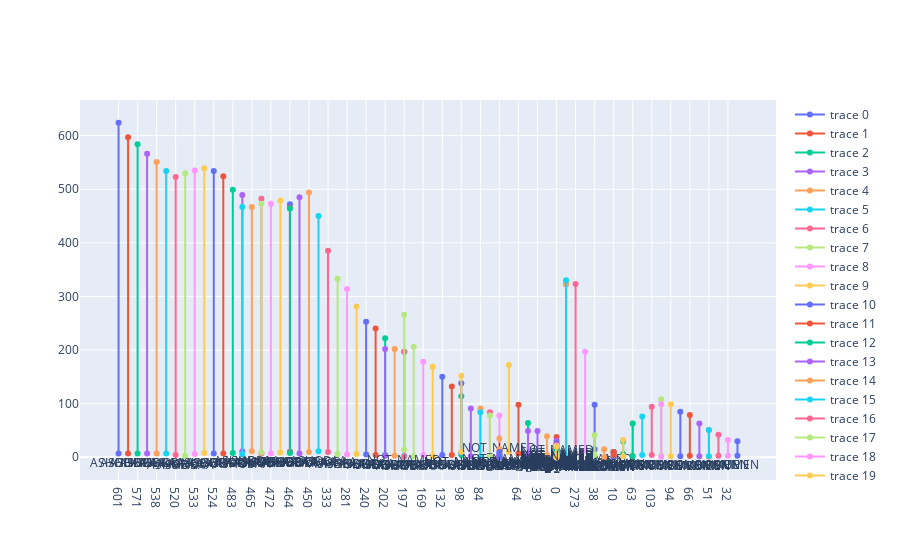

The code cell stored with this chart in its notebook:
### Code cell
LAND_F = Sea_fall[['DIST2LAND','LANDFALL','STORM_SPEED','NAME']]

fig = go.Figure()

for x in range(200):
    fig.add_trace(go.Scatter(
        x=[LAND_F.iloc[x,:]['LANDFALL'], LAND_F.iloc[x,:]['LANDFALL']],
        y=[LAND_F.iloc[x,:]['STORM_SPEED'],LAND_F.iloc[x,:]['DIST2LAND']],
        mode="markers+lines+text",
        text = [LAND_F.iloc[x,:]['NAME']],
        textposition="bottom center"
    ))

    fig.update_layout(  
        showlegend=True,
    )
fig.show()

### Figure 1 — Plotly figure (JSON) as saved in the notebook; plotly's stock layout.template omitted (floating-point values rounded to 4 significant figures)
{"data": [{"mode": "markers+lines+text", "text": ["ASHOBAA"], "textposition": "bottom center", "type": "scatter", "x": ["601", "601"], "y": [7, 624]}, {"mode": "markers+lines+text", "text": ["ASHOBAA"], "textposition": "bottom center", "type": "scatter", "x": ["584", "584"], "y": [7, 597]}, {"mode": "markers+lines+text", "text": ["ASHOBAA"], "textposition": "bottom center", "type": "scatter", "x": ["571", "571"], "y": [7, 584]}, {"mode": "markers+lines+text", "text": ["ASHOBAA"], "textposition": "bottom center", "type": "scatter", "x": ["551", "551"], "y": [7, 566]}, {"mode": "markers+lines+text", "text": ["ASHOBAA"], "textposition": "bottom center", "type": "scatter", "x": ["538", "538"], "y": [7, 551]}, {"mode": "markers+lines+text", "text": ["ASHOBAA"], "textposition": "bottom center", "type": "scatter", "x": ["523", "523"], "y": [7, 534]}, {"mode": "markers+lines+text", "text": ["ASHOBAA"], "textposition": "bottom center", "type": "scatter", "x": ["520", "520"], "y": [4, 523]}, {"mode": "markers+lines+text", "text": ["ASHOBAA"], "textposition": "bottom center", "type": "scatter", "x": ["527", "527"], "y": [3, 530]}, {"mode": "markers+lines+text", "text": ["ASHOBAA"], "textposition": "bottom center", "type": "scatter", "x": ["533", "533"], "y": [6, 535]}, {"mode": "markers+lines+text", "text": ["ASHOBAA"], "textposition": "bottom center", "type": "scatter", "x": ["534", "534"], "y": [8, 539]}, {"mode": "markers+lines+text", "text": ["ASHOBAA"], "textposition": "bottom center", "type": "scatter", "x": ["524", "524"], "y": [7, 534]}, {"mode": "markers+lines+text", "text": ["ASHOBAA"], "textposition": "bottom center", "type": "scatter", "x": ["509", "509"], "y": [7, 524]}, {"mode": "markers+lines+text", "text": ["ASHOBAA"], "textposition": "bottom center", "type": "scatter", "x": ["483", "483"], "y": [8, 499]}, {"mode": "markers+lines+text", "text": ["ASHOBAA"], "textposition": "bottom center", "type": "scatter", "x": ["467", "467"], "y": [11, 489]}, {"mode": "markers+lines+text", "text": ["ASHOBAA"], "textposition": "bottom center", "type": "scatter", "x": ["465", "465"], "y": [11, 467]}, {"mode": "markers+lines+text", "text": ["ASHOBAA"], "textposition": "bottom center", "type": "scatter", "x": ["467", "467"], "y": [6, 467]}, {"mode": "markers+lines+text", "text": ["ASHOBAA"], "textposition": "bottom center", "type": "scatter", "x": ["473", "473"], "y": [7, 482]}, {"mode": "markers+lines+text", "text": ["ASHOBAA"], "textposition": "bottom center", "type": "scatter", "x": ["473", "473"], "y": [9, 473]}, {"mode": "markers+lines+text", "text": ["ASHOBAA"], "textposition": "bottom center", "type": "scatter", "x": ["472", "472"], "y": [7, 473]}, {"mode": "markers+lines+text", "text": ["ASHOBAA"], "textposition": "bottom center", "type": "scatter", "x": ["466", "466"], "y": [9, 479]}, {"mode": "markers+lines+text", "text": ["ASHOBAA"], "textposition": "bottom center", "type": "scatter", "x": ["464", "464"], "y": [10, 472]}, {"mode": "markers+lines+text", "text": ["ASHOBAA"], "textposition": "bottom center", "type": "scatter", "x": ["464", "464"], "y": [10, 465]}, {"mode": "markers+lines+text", "text": ["ASHOBAA"], "textposition": "bottom center", "type": "scatter", "x": ["464", "464"], "y": [8, 464]}, {"mode": "markers+lines+text", "text": ["ASHOBAA"], "textposition": "bottom center", "type": "scatter", "x": ["485", "485"], "y": [7, 485]}, {"mode": "markers+lines+text", "text": ["ASHOBAA"], "textposition": "bottom center", "type": "scatter", "x": ["450", "450"], "y": [10, 494]}, {"mode": "markers+lines+text", "text": ["ASHOBAA"], "textposition": "bottom center", "type": "scatter", "x": ["389", "389"], "y": [11, 450]}, {"mode": "markers+lines+text", "text": ["ASHOBAA"], "textposition": "bottom center", "type": "scatter", "x": ["333", "333"], "y": [10, 385]}, {"mode": "markers+lines+text", "text": ["ASHOBAA"], "textposition": "bottom center", "type": "scatter", "x": ["314", "314"], "y": [6, 333]}, {"mode": "markers+lines+text", "text": ["ASHOBAA"], "textposition": "bottom center", "type": "scatter", "x": ["281", "281"], "y": [5, 314]}, {"mode": "markers+lines+text", "text": ["ASHOBAA"], "textposition": "bottom center", "type": "scatter", "x": ["253", "253"], "y": [6, 281]}, {"mode": "markers+lines+text", "text": ["ASHOBAA"], "textposition": "bottom center", "type": "scatter", "x": ["240", "240"], "y": [5, 253]}, {"mode": "markers+lines+text", "text": ["ASHOBAA"], "textposition": "bottom center", "type": "scatter", "x": ["222", "222"], "y": [4, 240]}, {"mode": "markers+lines+text", "text": ["ASHOBAA"], "textposition": "bottom center", "type": "scatter", "x": ["202", "202"], "y": [4, 222]}, {"mode": "markers+lines+text", "text": ["ASHOBAA"], "textposition": "bottom center", "type": "scatter", "x": ["202", "202"], "y": [3, 202]}, {"mode": "markers+lines+text", "text": ["ASHOBAA"], "textposition": "bottom center", "type": "scatter", "x": ["191", "191"], "y": [3, 202]}, {"mode": "markers+lines+text", "text": ["ASHOBAA"], "textposition": "bottom center", "type": "scatter", "x": ["197", "197"], "y": [3, 197]}, {"mode": "markers+lines+text", "text": ["ASHOBAA"], "textposition": "bottom center", "type": "scatter", "x": ["197", "197"], "y": [1, 197]}, {"mode": "markers+lines+text", "text": ["ASHOBAA"], "textposition": "bottom center", "type": "scatter", "x": ["178", "178"], "y": [2, 206]}, {"mode": "markers+lines+text", "text": ["ASHOBAA"], "textposition": "bottom center", "type": "scatter", "x": ["169", "169"], "y": [4, 178]}, {"mode": "markers+lines+text", "text": ["ASHOBAA"], "textposition": "bottom center", "type": "scatter", "x": ["150", "150"], "y": [3, 169]}, {"mode": "markers+lines+text", "text": ["ASHOBAA"], "textposition": "bottom center", "type": "scatter", "x": ["132", "132"], "y": [4, 150]}, {"mode": "markers+lines+text", "text": ["ASHOBAA"], "textposition": "bottom center", "type": "scatter", "x": ["114", "114"], "y": [4, 132]}, {"mode": "markers+lines+text", "text": ["ASHOBAA"], "textposition": "bottom center", "type": "scatter", "x": ["98", "98"], "y": [4, 114]}, {"mode": "markers+lines+text", "text": ["ASHOBAA"], "textposition": "bottom center", "type": "scatter", "x": ["91", "91"], "y": [2, 91]}, {"mode": "markers+lines+text", "text": ["ASHOBAA"], "textposition": "bottom center", "type": "scatter", "x": ["84", "84"], "y": [1, 91]}, {"mode": "markers+lines+text", "text": ["ASHOBAA"], "textposition": "bottom center", "type": "scatter", "x": ["84", "84"], "y": [1, 84]}, {"mode": "markers+lines+text", "text": ["ASHOBAA"], "textposition": "bottom center", "type": "scatter", "x": ["78", "78"], "y": [1, 84]}, {"mode": "markers+lines+text", "text": ["ASHOBAA"], "textposition": "bottom center", "type": "scatter", "x": ["78", "78"], "y": [1, 78]}, {"mode": "markers+lines+text", "text": ["ASHOBAA"], "textposition": "bottom center", "type": "scatter", "x": [" ", " "], "y": [1, 78]}, {"mode": "markers+lines+text", "text": ["NOT_NAMED"], "textposition": "bottom center", "type": "scatter", "x": ["138", "138"], "y": [10, 172]}, {"mode": "markers+lines+text", "text": ["NOT_NAMED"], "textposition": "bottom center", "type": "scatter", "x": ["98", "98"], "y": [9, 138]}, {"mode": "markers+lines+text", "text": ["NOT_NAMED"], "textposition": "bottom center", "type": "scatter", "x": ["64", "64"], "y": [7, 98]}, {"mode": "markers+lines+text", "text": ["NOT_NAMED"], "textposition": "bottom center", "type": "scatter", "x": ["49", "49"], "y": [4, 64]}, {"mode": "markers+lines+text", "text": ["NOT_NAMED"], "textposition": "bottom center", "type": "scatter", "x": ["39", "39"], "y": [2, 49]}, {"mode": "markers+lines+text", "text": ["NOT_NAMED"], "textposition": "bottom center", "type": "scatter", "x": ["11", "11"], "y": [4, 39]}, {"mode": "markers+lines+text", "text": ["NOT_NAMED"], "textposition": "bottom center", "type": "scatter", "x": ["0", "0"], "y": [6, 11]}, {"mode": "markers+lines+text", "text": ["NOT_NAMED"], "textposition": "bottom center", "type": "scatter", "x": ["0", "0"], "y": [6, 0]}, {"mode": "markers+lines+text", "text": ["NOT_NAMED"], "textposition": "bottom center", "type": "scatter", "x": ["0", "0"], "y": [6, 0]}, {"mode": "markers+lines+text", "text": ["NOT_NAMED"], "textposition": "bottom center", "type": "scatter", "x": ["0", "0"], "y": [6, 0]}, {"mode": "markers+lines+text", "text": ["NOT_NAMED"], "textposition": "bottom center", "type": "scatter", "x": ["0", "0"], "y": [5, 0]}, {"mode": "markers+lines+text", "text": ["NOT_NAMED"], "textposition": "bottom center", "type": "scatter", "x": ["0", "0"], "y": [6, 0]}, {"mode": "markers+lines+text", "text": ["NOT_NAMED"], "textposition": "bottom center", "type": "scatter", "x": ["0", "0"], "y": [5, 0]}, {"mode": "markers+lines+text", "text": ["NOT_NAMED"], "textposition": "bottom center", "type": "scatter", "x": [" ", " "], "y": [5, 0]}, {"mode": "markers+lines+text", "text": ["NOT_NAMED"], "textposition": "bottom center", "type": "scatter", "x": ["323", "323"], "y": [0, 323]}, {"mode": "markers+lines+text", "text": ["NOT_NAMED"], "textposition": "bottom center", "type": "scatter", "x": ["323", "323"], "y": [1, 323]}, {"mode": "markers+lines+text", "text": ["NOT_NAMED"], "textposition": "bottom center", "type": "scatter", "x": ["323", "323"], "y": [0, 330]}, {"mode": "markers+lines+text", "text": ["NOT_NAMED"], "textposition": "bottom center", "type": "scatter", "x": ["273", "273"], "y": [7, 323]}, {"mode": "markers+lines+text", "text": ["NOT_NAMED"], "textposition": "bottom center", "type": "scatter", "x": ["197", "197"], "y": [14, 266]}, {"mode": "markers+lines+text", "text": ["NOT_NAMED"], "textposition": "bottom center", "type": "scatter", "x": ["152", "152"], "y": [12, 197]}, {"mode": "markers+lines+text", "text": ["NOT_NAMED"], "textposition": "bottom center", "type": "scatter", "x": ["98", "98"], "y": [10, 152]}, {"mode": "markers+lines+text", "text": ["NOT_NAMED"], "textposition": "bottom center", "type": "scatter", "x": ["38", "38"], "y": [15, 98]}, {"mode": "markers+lines+text", "text": ["NOT_NAMED"], "textposition": "bottom center", "type": "scatter", "x": ["0", "0"], "y": [15, 38]}, {"mode": "markers+lines+text", "text": ["NOT_NAMED"], "textposition": "bottom center", "type": "scatter", "x": ["0", "0"], "y": [9, 0]}, {"mode": "markers+lines+text", "text": ["NOT_NAMED"], "textposition": "bottom center", "type": "scatter", "x": ["0", "0"], "y": [3, 0]}, {"mode": "markers+lines+text", "text": ["NOT_NAMED"], "textposition": "bottom center", "type": "scatter", "x": ["0", "0"], "y": [2, 0]}, {"mode": "markers+lines+text", "text": ["NOT_NAMED"], "textposition": "bottom center", "type": "scatter", "x": ["0", "0"], "y": [6, 0]}, {"mode": "markers+lines+text", "text": ["NOT_NAMED"], "textposition": "bottom center", "type": "scatter", "x": ["0", "0"], "y": [7, 0]}, {"mode": "markers+lines+text", "text": ["NOT_NAMED"], "textposition": "bottom center", "type": "scatter", "x": ["0", "0"], "y": [6, 0]}, {"mode": "markers+lines+text", "text": ["NOT_NAMED"], "textposition": "bottom center", "type": "scatter", "x": ["0", "0"], "y": [8, 0]}, {"mode": "markers+lines+text", "text": ["NOT_NAMED"], "textposition": "bottom center", "type": "scatter", "x": ["0", "0"], "y": [13, 0]}, {"mode": "markers+lines+text", "text": ["NOT_NAMED"], "textposition": "bottom center", "type": "scatter", "x": ["0", "0"], "y": [14, 0]}, {"mode": "markers+lines+text", "text": ["NOT_NAMED"], "textposition": "bottom center", "type": "scatter", "x": ["0", "0"], "y": [14, 0]}, {"mode": "markers+lines+text", "text": ["NOT_NAMED"], "textposition": "bottom center", "type": "scatter", "x": ["0", "0"], "y": [21, 0]}, {"mode": "markers+lines+text", "text": ["NOT_NAMED"], "textposition": "bottom center", "type": "scatter", "x": ["0", "0"], "y": [31, 0]}, {"mode": "markers+lines+text", "text": ["NOT_NAMED"], "textposition": "bottom center", "type": "scatter", "x": [" ", " "], "y": [35, 0]}, {"mode": "markers+lines+text", "text": ["NOT_NAMED"], "textposition": "bottom center", "type": "scatter", "x": ["0", "0"], "y": [2, 0]}, {"mode": "markers+lines+text", "text": ["NOT_NAMED"], "textposition": "bottom center", "type": "scatter", "x": ["0", "0"], "y": [10, 0]}, {"mode": "markers+lines+text", "text": ["NOT_NAMED"], "textposition": "bottom center", "type": "scatter", "x": ["0", "0"], "y": [14, 0]}, {"mode": "markers+lines+text", "text": ["NOT_NAMED"], "textposition": "bottom center", "type": "scatter", "x": ["0", "0"], "y": [14, 0]}, {"mode": "markers+lines+text", "text": ["NOT_NAMED"], "textposition": "bottom center", "type": "scatter", "x": ["0", "0"], "y": [11, 0]}, {"mode": "markers+lines+text", "text": ["NOT_NAMED"], "textposition": "bottom center", "type": "scatter", "x": ["0", "0"], "y": [14, 0]}, {"mode": "markers+lines+text", "text": ["NOT_NAMED"], "textposition": "bottom center", "type": "scatter", "x": ["0", "0"], "y": [17, 0]}, {"mode": "markers+lines+text", "text": ["NOT_NAMED"], "textposition": "bottom center", "type": "scatter", "x": ["0", "0"], "y": [5, 0]}, {"mode": "markers+lines+text", "text": ["NOT_NAMED"], "textposition": "bottom center", "type": "scatter", "x": ["0", "0"], "y": [5, 0]}, {"mode": "markers+lines+text", "text": ["NOT_NAMED"], "textposition": "bottom center", "type": "scatter", "x": ["0", "0"], "y": [5, 0]}, {"mode": "markers+lines+text", "text": ["NOT_NAMED"], "textposition": "bottom center", "type": "scatter", "x": ["0", "0"], "y": [10, 0]}, {"mode": "markers+lines+text", "text": ["NOT_NAMED"], "textposition": "bottom center", "type": "scatter", "x": ["0", "0"], "y": [16, 0]}, {"mode": "markers+lines+text", "text": ["NOT_NAMED"], "textposition": "bottom center", "type": "scatter", "x": ["0", "0"], "y": [13, 0]}, {"mode": "markers+lines+text", "text": ["NOT_NAMED"], "textposition": "bottom center", "type": "scatter", "x": ["0", "0"], "y": [13, 0]}, {"mode": "markers+lines+text", "text": ["NOT_NAMED"], "textposition": "bottom center", "type": "scatter", "x": ["0", "0"], "y": [15, 0]}, {"mode": "markers+lines+text", "text": ["NOT_NAMED"], "textposition": "bottom center", "type": "scatter", "x": ["0", "0"], "y": [26, 0]}, {"mode": "markers+lines+text", "text": ["NOT_NAMED"], "textposition": "bottom center", "type": "scatter", "x": ["0", "0"], "y": [12, 0]}, {"mode": "markers+lines+text", "text": ["NOT_NAMED"], "textposition": "bottom center", "type": "scatter", "x": ["0", "0"], "y": [6, 0]}, {"mode": "markers+lines+text", "text": ["NOT_NAMED"], "textposition": "bottom center", "type": "scatter", "x": [" ", " "], "y": [4, 0]}, {"mode": "markers+lines+text", "text": ["KOMEN"], "textposition": "bottom center", "type": "scatter", "x": ["15", "15"], "y": [0, 15]}, {"mode": "markers+lines+text", "text": ["KOMEN"], "textposition": "bottom center", "type": "scatter", "x": ["0", "0"], "y": [3, 15]}, {"mode": "markers+lines+text", "text": ["KOMEN"], "textposition": "bottom center", "type": "scatter", "x": ["10", "10"], "y": [3, 10]}, {"mode": "markers+lines+text", "text": ["KOMEN"], "textposition": "bottom center", "type": "scatter", "x": ["10", "10"], "y": [0, 10]}, {"mode": "markers+lines+text", "text": ["KOMEN"], "textposition": "bottom center", "type": "scatter", "x": ["10", "10"], "y": [1, 10]}, {"mode": "markers+lines+text", "text": ["KOMEN"], "textposition": "bottom center", "type": "scatter", "x": ["10", "10"], "y": [0, 10]}, {"mode": "markers+lines+text", "text": ["KOMEN"], "textposition": "bottom center", "type": "scatter", "x": ["10", "10"], "y": [0, 10]}, {"mode": "markers+lines+text", "text": ["KOMEN"], "textposition": "bottom center", "type": "scatter", "x": ["10", "10"], "y": [0, 10]}, {"mode": "markers+lines+text", "text": ["KOMEN"], "textposition": "bottom center", "type": "scatter", "x": ["10", "10"], "y": [0, 10]}, {"mode": "markers+lines+text", "text": ["KOMEN"], "textposition": "bottom center", "type": "scatter", "x": ["10", "10"], "y": [0, 10]}, {"mode": "markers+lines+text", "text": ["KOMEN"], "textposition": "bottom center", "type": "scatter", "x": ["10", "10"], "y": [0, 10]}, {"mode": "markers+lines+text", "text": ["KOMEN"], "textposition": "bottom center", "type": "scatter", "x": ["10", "10"], "y": [0, 10]}, {"mode": "markers+lines+text", "text": ["KOMEN"], "textposition": "bottom center", "type": "scatter", "x": ["10", "10"], "y": [0, 10]}, {"mode": "markers+lines+text", "text": ["KOMEN"], "textposition": "bottom center", "type": "scatter", "x": ["10", "10"], "y": [0, 10]}, {"mode": "markers+lines+text", "text": ["KOMEN"], "textposition": "bottom center", "type": "scatter", "x": ["10", "10"], "y": [0, 10]}, {"mode": "markers+lines+text", "text": ["KOMEN"], "textposition": "bottom center", "type": "scatter", "x": ["10", "10"], "y": [0, 10]}, {"mode": "markers+lines+text", "text": ["KOMEN"], "textposition": "bottom center", "type": "scatter", "x": ["10", "10"], "y": [0, 10]}, {"mode": "markers+lines+text", "text": ["KOMEN"], "textposition": "bottom center", "type": "scatter", "x": ["10", "10"], "y": [4, 10]}, {"mode": "markers+lines+text", "text": ["KOMEN"], "textposition": "bottom center", "type": "scatter", "x": ["30", "30"], "y": [6, 30]}, {"mode": "markers+lines+text", "text": ["KOMEN"], "textposition": "bottom center", "type": "scatter", "x": ["49", "49"], "y": [3, 49]}, {"mode": "markers+lines+text", "text": ["KOMEN"], "textposition": "bottom center", "type": "scatter", "x": ["63", "63"], "y": [3, 63]}, {"mode": "markers+lines+text", "text": ["KOMEN"], "textposition": "bottom center", "type": "scatter", "x": ["76", "76"], "y": [4, 76]}, {"mode": "markers+lines+text", "text": ["KOMEN"], "textposition": "bottom center", "type": "scatter", "x": ["103", "103"], "y": [4, 94]}, {"mode": "markers+lines+text", "text": ["KOMEN"], "textposition": "bottom center", "type": "scatter", "x": ["99", "99"], "y": [3, 108]}, {"mode": "markers+lines+text", "text": ["KOMEN"], "textposition": "bottom center", "type": "scatter", "x": ["99", "99"], "y": [1, 99]}, {"mode": "markers+lines+text", "text": ["KOMEN"], "textposition": "bottom center", "type": "scatter", "x": ["94", "94"], "y": [2, 99]}, {"mode": "markers+lines+text", "text": ["KOMEN"], "textposition": "bottom center", "type": "scatter", "x": ["79", "79"], "y": [2, 85]}, {"mode": "markers+lines+text", "text": ["KOMEN"], "textposition": "bottom center", "type": "scatter", "x": ["66", "66"], "y": [3, 79]}, {"mode": "markers+lines+text", "text": ["KOMEN"], "textposition": "bottom center", "type": "scatter", "x": ["63", "63"], "y": [2, 63]}, {"mode": "markers+lines+text", "text": ["KOMEN"], "textposition": "bottom center", "type": "scatter", "x": ["62", "62"], "y": [2, 63]}, {"mode": "markers+lines+text", "text": ["KOMEN"], "textposition": "bottom center", "type": "scatter", "x": ["51", "51"], "y": [1, 51]}, {"mode": "markers+lines+text", "text": ["KOMEN"], "textposition": "bottom center", "type": "scatter", "x": ["51", "51"], "y": [2, 51]}, {"mode": "markers+lines+text", "text": ["KOMEN"], "textposition": "bottom center", "type": "scatter", "x": ["41", "41"], "y": [3, 42]}, {"mode": "markers+lines+text", "text": ["KOMEN"], "textposition": "bottom center", "type": "scatter", "x": ["38", "38"], "y": [4, 41]}, {"mode": "markers+lines+text", "text": ["KOMEN"], "textposition": "bottom center", "type": "scatter", "x": ["32", "32"], "y": [3, 32]}, {"mode": "markers+lines+text", "text": ["KOMEN"], "textposition": "bottom center", "type": "scatter", "x": ["30", "30"], "y": [2, 32]}, {"mode": "markers+lines+text", "text": ["KOMEN"], "textposition": "bottom center", "type": "scatter", "x": ["23", "23"], "y": [3, 30]}, {"mode": "markers+lines+text", "text": ["KOMEN"], "textposition": "bottom center", "type": "scatter", "x": ["0", "0"], "y": [5, 23]}, {"mode": "markers+lines+text", "text": ["KOMEN"], "textposition": "bottom center", "type": "scatter", "x": ["0", "0"], "y": [6, 10]}, {"mode": "markers+lines+text", "text": ["KOMEN"], "textposition": "bottom center", "type": "scatter", "x": ["0", "0"], "y": [10, 0]}, {"mode": "markers+lines+text", "text": ["KOMEN"], "textposition": "bottom center", "type": "scatter", "x": ["0", "0"], "y": [10, 0]}, {"mode": "markers+lines+text", "text": ["KOMEN"], "textposition": "bottom center", "type": "scatter", "x": ["0", "0"], "y": [4, 0]}, {"mode": "markers+lines+text", "text": ["KOMEN"], "textposition": "bottom center", "type": "scatter", "x": ["0", "0"], "y": [3, 0]}, {"mode": "markers+lines+text", "text": ["KOMEN"], "textposition": "bottom center", "type": "scatter", "x": ["0", "0"], "y": [3, 0]}, {"mode": "markers+lines+text", "text": ["KOMEN"], "textposition": "bottom center", "type": "scatter", "x": ["0", "0"], "y": [2, 0]}, {"mode": "markers+lines+text", "text": ["KOMEN"], "textposition": "bottom center", "type": "scatter", "x": ["0", "0"], "y": [1, 0]}, {"mode": "markers+lines+text", "text": ["KOMEN"], "textposition": "bottom center", "type": "scatter", "x": ["0", "0"], "y": [2, 0]}, {"mode": "markers+lines+text", "text": ["KOMEN"], "textposition": "bottom center", "type": "scatter", "x": ["0", "0"], "y": [2, 0]}, {"mode": "markers+lines+text", "text": ["KOMEN"], "textposition": "bottom center", "type": "scatter", "x": ["0", "0"], "y": [1, 0]}, {"mode": "markers+lines+text", "text": ["KOMEN"], "textposition": "bottom center", "type": "scatter", "x": ["0", "0"], "y": [5, 0]}, {"mode": "markers+lines+text", "text": ["KOMEN"], "textposition": "bottom center", "type": "scatter", "x": ["0", "0"], "y": [8, 0]}, {"mode": "markers+lines+text", "text": ["KOMEN"], "textposition": "bottom center", "type": "scatter", "x": ["0", "0"], "y": [5, 0]}, {"mode": "markers+lines+text", "text": ["KOMEN"], "textposition": "bottom center", "type": "scatter", "x": ["0", "0"], "y": [6, 0]}, {"mode": "markers+lines+text", "text": ["KOMEN"], "textposition": "bottom center", "type": "scatter", "x": ["0", "0"], "y": [8, 0]}, {"mode": "markers+lines+text", "text": ["KOMEN"], "textposition": "bottom center", "type": "scatter", "x": ["0", "0"], "y": [8, 0]}, {"mode": "markers+lines+text", "text": ["KOMEN"], "textposition": "bottom center", "type": "scatter", "x": ["0", "0"], "y": [7, 0]}, {"mode": "markers+lines+text", "text": ["KOMEN"], "textposition": "bottom center", "type": "scatter", "x": ["0", "0"], "y": [11, 0]}, {"mode": "markers+lines+text", "text": ["KOMEN"], "textposition": "bottom center", "type": "scatter", "x": ["0", "0"], "y": [10, 0]}, {"mode": "markers+lines+text", "text": ["KOMEN"], "textposition": "bottom center", "type": "scatter", "x": ["0", "0"], "y": [6, 0]}, {"mode": "markers+lines+text", "text": ["KOMEN"], "textposition": "bottom center", "type": "scatter", "x": [" ", " "], "y": [5, 0]}, {"mode": "markers+lines+text", "text": ["NOT_NAMED"], "textposition": "bottom center", "type": "scatter", "x": ["0", "0"], "y": [4, 0]}, {"mode": "markers+lines+text", "text": ["NOT_NAMED"], "textposition": "bottom center", "type": "scatter", "x": ["0", "0"], "y": [4, 0]}, {"mode": "markers+lines+text", "text": ["NOT_NAMED"], "textposition": "bottom center", "type": "scatter", "x": ["0", "0"], "y": [1, 0]}, {"mode": "markers+lines+text", "text": ["NOT_NAMED"], "textposition": "bottom center", "type": "scatter", "x": ["0", "0"], "y": [4, 0]}, {"mode": "markers+lines+text", "text": ["NOT_NAMED"], "textposition": "bottom center", "type": "scatter", "x": ["0", "0"], "y": [13, 0]}, {"mode": "markers+lines+text", "text": ["NOT_NAMED"], "textposition": "bottom center", "type": "scatter", "x": ["0", "0"], "y": [14, 0]}, {"mode": "markers+lines+text", "text": ["NOT_NAMED"], "textposition": "bottom center", "type": "scatter", "x": ["0", "0"], "y": [0, 0]}, {"mode": "markers+lines+text", "text": ["NOT_NAMED"], "textposition": "bottom center", "type": "scatter", "x": ["0", "0"], "y": [7, 0]}, {"mode": "markers+lines+text", "text": ["NOT_NAMED"], "textposition": "bottom center", "type": "scatter", "x": ["0", "0"], "y": [8, 0]}, {"mode": "markers+lines+text", "text": ["NOT_NAMED"], "textposition": "bottom center", "type": "scatter", "x": ["0", "0"], "y": [3, 0]}, {"mode": "markers+lines+text", "text": ["NOT_NAMED"], "textposition": "bottom center", "type": "scatter", "x": ["0", "0"], "y": [4, 0]}, {"mode": "markers+lines+text", "text": ["NOT_NAMED"], "textposition": "bottom center", "type": "scatter", "x": ["0", "0"], "y": [8, 0]}, {"mode": "markers+lines+text", "text": ["NOT_NAMED"], "textposition": "bottom center", "type": "scatter", "x": ["0", "0"], "y": [14, 0]}, {"mode": "markers+lines+text", "text": ["NOT_NAMED"], "textposition": "bottom center", "type": "scatter", "x": ["0", "0"], "y": [8, 0]}, {"mode": "markers+lines+text", "text": ["NOT_NAMED"], "textposition": "bottom center", "type": "scatter", "x": ["0", "0"], "y": [0, 0]}, {"mode": "markers+lines+text", "text": ["NOT_NAMED"], "textposition": "bottom center", "type": "scatter", "x": ["0", "0"], "y": [5, 0]}, {"mode": "markers+lines+text", "text": ["NOT_NAMED"], "textposition": "bottom center", "type": "scatter", "x": ["0", "0"], "y": [7, 0]}, {"mode": "markers+lines+text", "text": ["NOT_NAMED"], "textposition": "bottom center", "type": "scatter", "x": ["0", "0"], "y": [2, 0]}, {"mode": "markers+lines+text", "text": ["NOT_NAMED"], "textposition": "bottom center", "type": "scatter", "x": ["0", "0"], "y": [1, 0]}, {"mode": "markers+lines+text", "text": ["NOT_NAMED"], "textposition": "bottom center", "type": "scatter", "x": ["0", "0"], "y": [8, 0]}, {"mode": "markers+lines+text", "text": ["NOT_NAMED"], "textposition": "bottom center", "type": "scatter", "x": [" ", " "], "y": [15, 0]}, {"mode": "markers+lines+text", "text": ["NOT_NAMED"], "textposition": "bottom center", "type": "scatter", "x": ["0", "0"], "y": [9, 0]}, {"mode": "markers+lines+text", "text": ["NOT_NAMED"], "textposition": "bottom center", "type": "scatter", "x": ["0", "0"], "y": [9, 0]}, {"mode": "markers+lines+text", "text": ["NOT_NAMED"], "textposition": "bottom center", "type": "scatter", "x": ["0", "0"], "y": [20, 0]}, {"mode": "markers+lines+text", "text": ["NOT_NAMED"], "textposition": "bottom center", "type": "scatter", "x": ["0", "0"], "y": [21, 0]}, {"mode": "markers+lines+text", "text": ["NOT_NAMED"], "textposition": "bottom center", "type": "scatter", "x": ["0", "0"], "y": [0, 0]}, {"mode": "markers+lines+text", "text": ["NOT_NAMED"], "textposition": "bottom center", "type": "scatter", "x": [" ", " "], "y": [10, 0]}, {"mode": "markers+lines+text", "text": ["NOT_NAMED"], "textposition": "bottom center", "type": "scatter", "x": ["0", "0"], "y": [17, 0]}, {"mode": "markers+lines+text", "text": ["NOT_NAMED"], "textposition": "bottom center", "type": "scatter", "x": ["0", "0"], "y": [11, 0]}, {"mode": "markers+lines+text", "text": ["NOT_NAMED"], "textposition": "bottom center", "type": "scatter", "x": ["0", "0"], "y": [5, 0]}, {"mode": "markers+lines+text", "text": ["NOT_NAMED"], "textposition": "bottom center", "type": "scatter", "x": ["0", "0"], "y": [7, 0]}, {"mode": "markers+lines+text", "text": ["NOT_NAMED"], "textposition": "bottom center", "type": "scatter", "x": ["0", "0"], "y": [6, 0]}, {"mode": "markers+lines+text", "text": ["NOT_NAMED"], "textposition": "bottom center", "type": "scatter", "x": ["0", "0"], "y": [4, 0]}, {"mode": "markers+lines+text", "text": ["NOT_NAMED"], "textposition": "bottom center", "type": "scatter", "x": ["0", "0"], "y": [5, 0]}, {"mode": "markers+lines+text", "text": ["NOT_NAMED"], "textposition": "bottom center", "type": "scatter", "x": ["0", "0"], "y": [22, 0]}, {"mode": "markers+lines+text", "text": ["NOT_NAMED"], "textposition": "bottom center", "type": "scatter", "x": ["0", "0"], "y": [20, 0]}], "layout": {"showlegend": true}}
